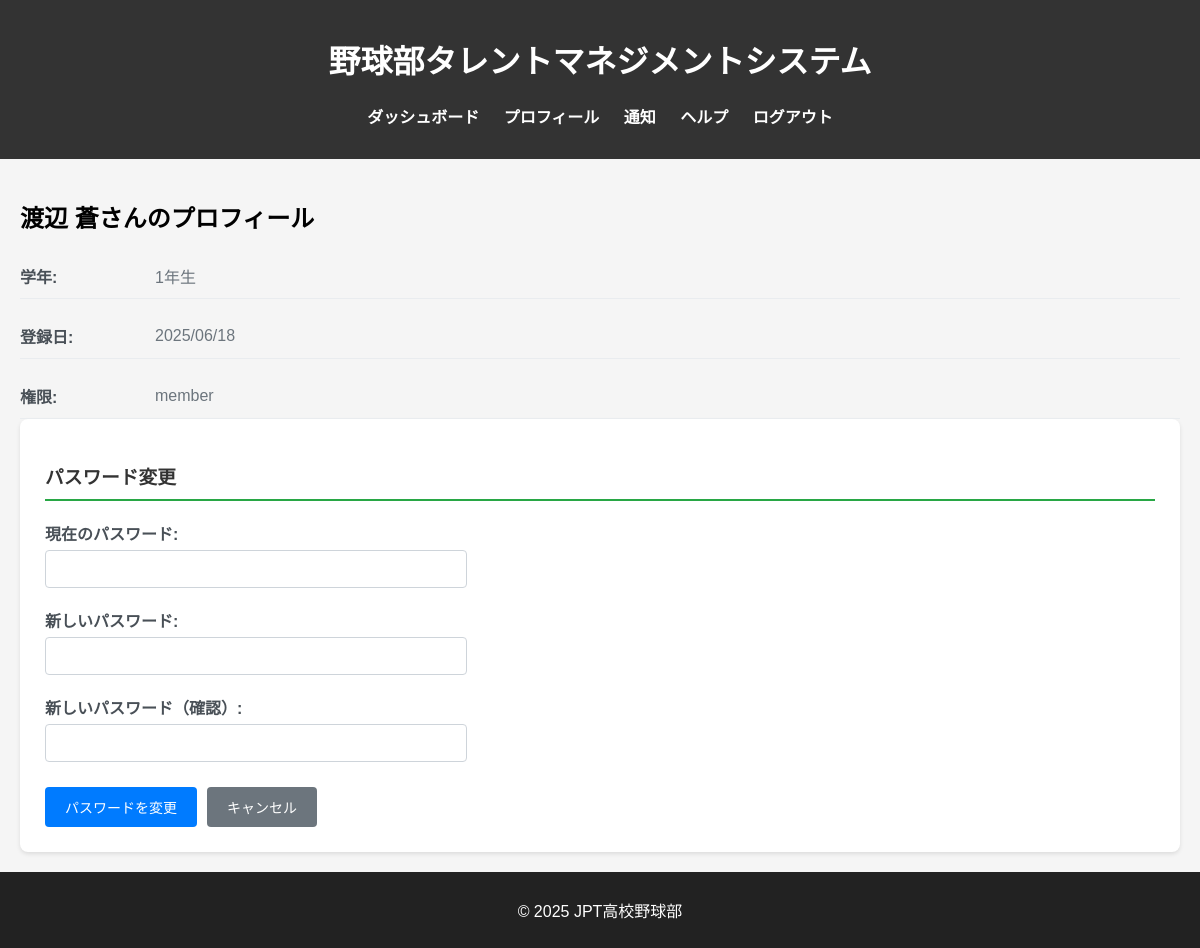
The page /profile/profile (signed in) on the database as committed earlier.
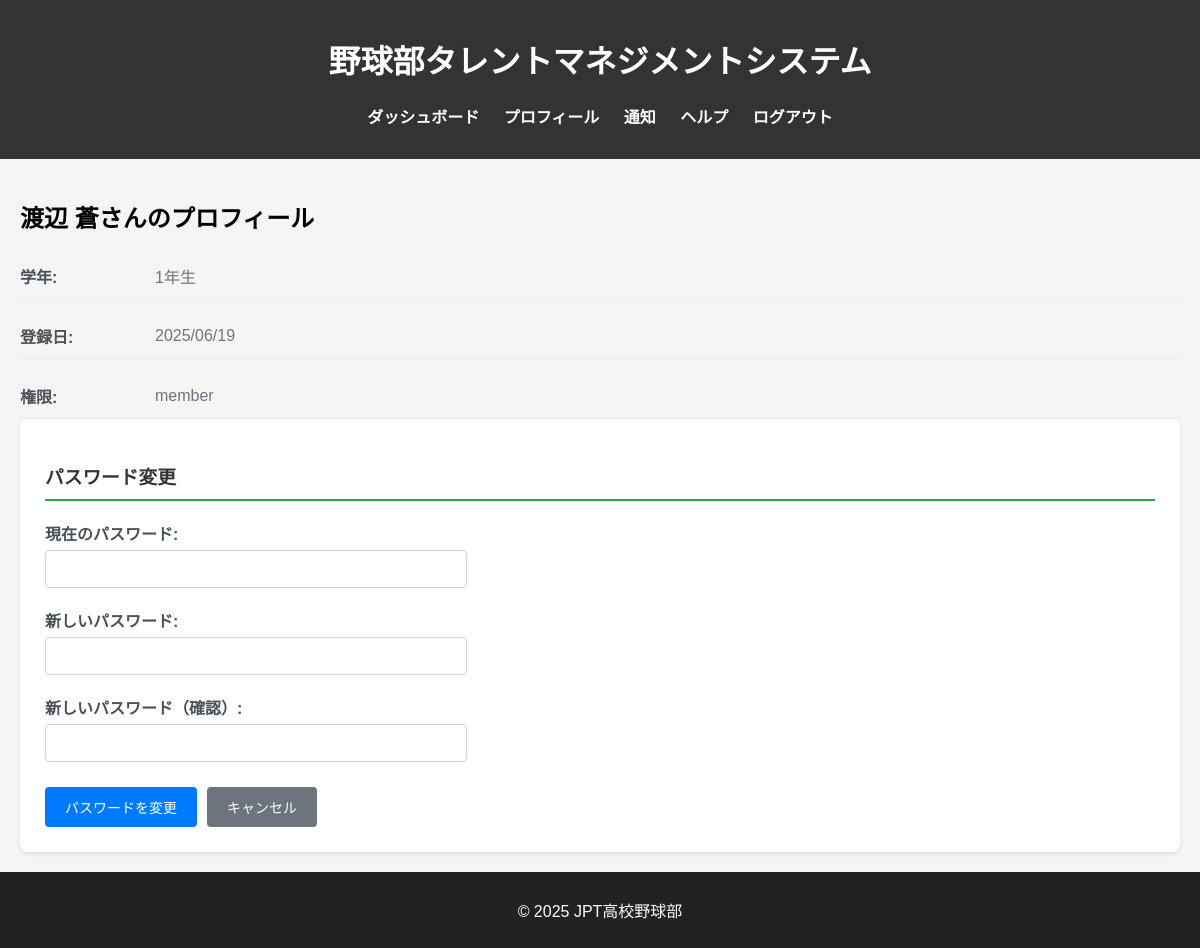
The same page on the database as committed later.
### db_models.py (models this page shows, shortened)
class User(db.Model, UserMixin):
    __tablename__ = 'users'
    user_id = db.Column(db.Integer, primary_key=True)
    fs_uniquifier = db.Column(db.String(64), unique=True, nullable=False, default=lambda: str(uuid.uuid4()))  # 追加
    name = db.Column(db.String(100), nullable=False)
    password_hash = db.Column(db.String(200), nullable=False)
    grade = db.Column(db.Integer, nullable=True)
    is_active = db.Column(db.Boolean, default=True)
    team_status = db.Column(db.Boolean, default=False)
    created_at = db.Column(db.DateTime, default=lambda: datetime.now(tz=ZoneInfo('Asia/Tokyo')))
    updated_at = db.Column(db.DateTime, default=lambda: datetime.now(tz=ZoneInfo('Asia/Tokyo')),
                           onupdate=lambda: datetime.now(tz=ZoneInfo('Asia/Tokyo')))
    roles = db.relationship('Role', secondary='user_roles', backref=db.backref('users', lazy='dynamic'))
    def get_id(self):
        return str(self.user_id)  # Flask-Login 用の get_id()
    def has_any_role(self, *roles):
        return any(role.name in roles for role in self.roles)

class Role(db.Model, RoleMixin):
    __tablename__ = 'roles'
    id = db.Column(db.Integer, primary_key=True)
    name = db.Column(db.String(80), unique=True, nullable=False)

### blueprints/profile.py (the view)
@profile_bp.route('/profile')
@login_required
def profile():
    user_id = current_user.get_id()
    user = User.query.get(user_id)
    return render_template('profile.html',
                           user=user,
                           current_user=current_user)

### app.py (called while the page is built)
@login_manager.user_loader
def load_user(user_id):
    return User.query.get(int(user_id))

### templates/profile.html (shortened to what this page needs)
{% extends "base.html" %}
{% block content %}
<div class="user-profile-container">
    <div class="user-info-section">
        <h2>{{ user.name }}さんのプロフィール</h2>
        <div class="user-details">
            <div class="detail-row">
                <span class="detail-label">学年:</span>
                {% if user.grade %}
                <span class="detail-value">{{ user.grade }}年生</span>
                {% else %}
                <span class="detail-value">&nbsp;</span>
                {% endif %}
            </div>
            <div class="detail-row">
                <span class="detail-label">登録日:</span>
                <span class="detail-value">{{ user.created_at.strftime('%Y/%m/%d') }}</span>
            </div>
            <div class="detail-row">
                <span class="detail-label">権限:</span>
                <span class="detail-value">
                    {% for role in user.roles %}
                        {{ role.name }}{% if not loop.last %}, {% endif %}
                    {% endfor %}
                </span>
            </div>
        </div>
    </div>
    <div class="password-change-section">
        <h3>パスワード変更</h3>
        <form method="POST" action="{{ url_for('profile.change_password') }}" class="password-form">
            <div class="form-group">
                <label for="current_password">現在のパスワード:</label>
                <input type="password" id="current_password" name="current_password" required>
            </div>
            <div class="form-group">
                <label for="new_password">新しいパスワード:</label>
                <input type="password" id="new_password" name="new_password" required minlength="6">
            </div>
            <div class="form-group">
                <label for="confirm_password">新しいパスワード（確認）:</label>
                <input type="password" id="confirm_password" name="confirm_password" required minlength="6">
            </div>
            <div class="form-actions">
                <button type="submit" class="btn btn-primary">パスワードを変更</button>
                <a href="{{ url_for('records.records', member_id=current_user.user_id) }}" class="btn btn-secondary">キャンセル</a>
            </div>
        </form>
    </div>
</div>
{% endblock %}

### templates/base.html (shortened to what this page needs)
<!DOCTYPE html>
<html lang="ja">
<head>
    <link rel="stylesheet" href="{{ url_for('static', filename='styles.css') }}">
</head>
<body>
    <header>
        <h1>野球部タレントマネジメントシステム</h1>
        <nav>
            <ul>
                <li><a href="{{ url_for('main.dashboard') }}">ダッシュボード</a></li>
                <li><a href="{{ url_for('profile.profile') }}">プロフィール</a></li>
                {% if current_user.has_any_role('member', 'manager', 'coach', "administer") %}
                <li><a href="{{ url_for('notice.notice') }}">通知 {{ notice_cnt }}</a></li>
                {% endif %}
                <li><a href="{{ url_for('main.helppage') }}">ヘルプ</a></li>
                <li><a href="{{ url_for('auth.logout') }}">ログアウト</a></li>
            </ul>
        </nav>
    </header>
    <main>
        {% block content %}{% endblock %}
    </main>
    <footer>
        <p>&copy; 2025 JPT高校野球部</p>
    </footer>
</body>
</html>

### static/styles.css (style rules this page uses)
body { font-family: Arial, sans-serif; margin: 0; padding: 0; background-color: #f5f5f5; }
header { background-color: #333; color: white; padding: 15px; text-align: center; }
nav ul { list-style: none; padding: 0; }
nav ul li { display: inline; margin: 10px; }
nav ul li a { color: white; text-decoration: none; font-weight: bold; }
footer { text-align: center; padding: 10px; background-color: #222; color: white; }
.user-profile-container { padding: 20px; }
.user-details { display: grid; gap: 15px; }
.detail-row { display: flex; align-items: center; padding: 10px 0; border-bottom: 1px solid #e9ecef; }
.detail-label { font-weight: bold; color: #495057; min-width: 120px; margin-right: 15px; }
.detail-value { color: #6c757d; }
.password-change-section { background: #fff; padding: 25px; border-radius: 8px; box-shadow: 0 2px 4px rgba(0,0,0,0.1); }
.password-change-section h3 { color: #333; margin-bottom: 20px; border-bottom: 2px solid #28a745; padding-bottom: 10px; }
.password-form { max-width: 400px; }
.form-group { margin-bottom: 20px; }
.form-group label { display: block; margin-bottom: 5px; font-weight: bold; color: #495057; }
.form-group input { width: 100%; padding: 10px; border: 1px solid #ced4da; border-radius: 4px; font-size: 14px; }
.form-actions { display: flex; gap: 10px; margin-top: 25px; }
.btn { padding: 10px 20px; border: none; border-radius: 4px; cursor: pointer; text-decoration: none; font-size: 14px; transition: background-color 0.2s; }
.btn-primary { background-color: #007bff; color: white; }
.btn-secondary { background-color: #6c757d; color: white; }

Rows that differ between the two databases and show on the page:
changed User "渡辺 蒼": created_at "2025/06/18" → "2025/06/19"
